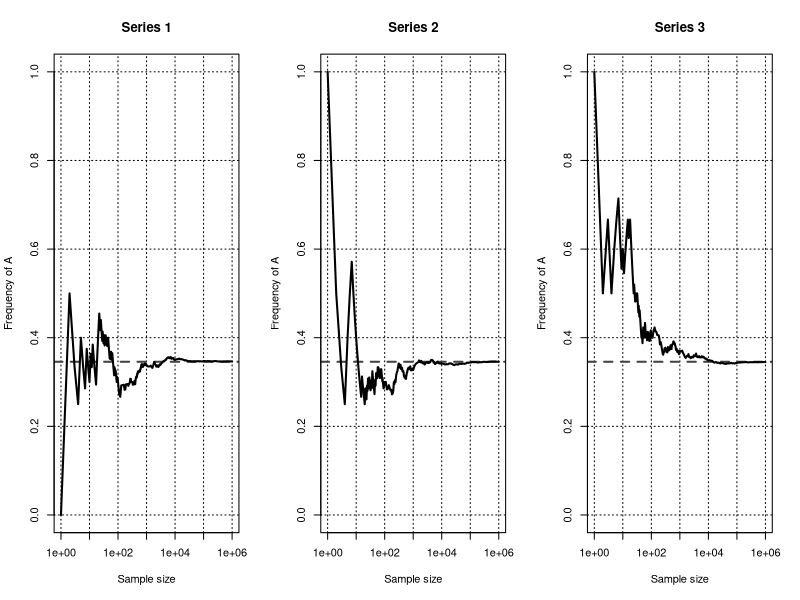

Write R code to recreate this figure.
## ---- chunk 1
options(width = 300)
# options(encoding = 'UTF-8')
knitr::opts_chunk$set(
  fig.width = 7, fig.height = 5, 
  fig.path = 'figures/03_concepts_proba_',
  fig.align = "center", 
  size = "tiny", 
  echo = TRUE, eval = TRUE, 
  warning = FALSE, message = FALSE, 
  results = TRUE, comment = "")
# knitr::asis_output("\\footnotesize")

## ---- chunk 2
################################################################
## Illustration of the frequential definition of probability.
##
## We generate a fake genomic sequence having the same nucleotide 
## composition as Mycoplasma genitalium, and perform a random sampling.  


## Parameters for the sampling of nucleotides in the Mycoplasma genome

## Instantiate a vector with the count of occurrences per residue
## in the whole genome of Mycoplasma genitalium.
nt.counts.mycoplasma <- c("A" = 200543,
                          "C" = 91524,
                          "G" = 92312,
                          "T" = 195695)
genome.size.mycoplasma <- sum(nt.counts.mycoplasma)

## Compute genome size
L <- sum(nt.counts.mycoplasma)  ## Genome length
N <- 1.0e+6           ## Samplin size
x.values <- c(1:100,10*(11:100),100*(11:100),1000*(11:100),10000*(11:100)) ## Values to be plotted (plotting the 10^6 values would generate a huge file where most points are not even visible)


## For the sake of storage economy, rather than analyzing the actual
## genome sequence, we generate a fake genome of the same size as 
## Mycoplasma genitalium, and with the same nucleotide frequencies 
## (but where residues are sorted alphabetically). Since the sampling 
## is done in a position-independent way this does not affect the result.
genome <- rep(names(nt.counts.mycoplasma), nt.counts.mycoplasma)

## Calculate the probability of the A residue
p.A <- nt.counts.mycoplasma["A"]/genome.size.mycoplasma


## Generate four plots illustrating the convergence of the realization frequency of an event (sampling of nucleotide A in Myciplasma genome) towards the probability of this event (frequency of this nucleotide in the whole genome).
par(mfrow=c(1,3)) ## Four panels per figure

## Perform 4 independent trials, to give an idea of the variability of the initial frequencies
for (i in 1:3) {
  
  ## Sample residues in the fake genome
  res.sample <- sample(genome,size=N,replace=T)
  
  ## Count the cumulative sum of adenine residues
  A.cumsum <- cumsum(res.sample == "A")
  A.cumfreq <- A.cumsum/(1:N)
  
  plot(x.values, A.cumfreq[x.values],
       col="black",
       log="x",
       type="l",
       main=paste("Series", i),
       xlab="Sample size",
       ylab="Frequency of A",
       panel.first=c(grid(col="black"),
         abline(h=p.A,col="#444444", lwd=2,lty="dashed")),
       ylim=c(0,1), lwd=2
       )
  
}
par(mfrow=c(1,1)) ## Restore default plot parameters
